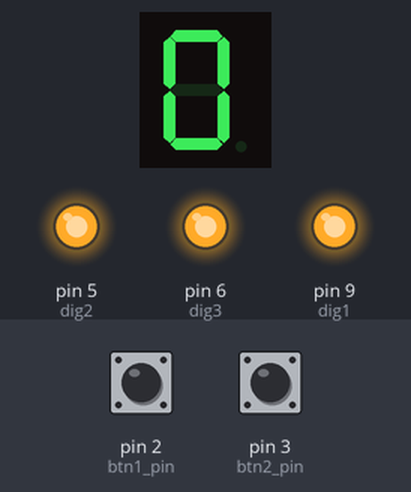
The sketch below on a simulated Arduino Uno, built with avr-gcc and run on an emulated ATmega328P. Parts: 1-digit seven-segment display, output pins drawn as LEDs (lit = HIGH). Wiring (inferred from the names in the program): 1-digit 7-segment display, segments lit when HIGH: segments pin 8, pin 7, A2, A4, A5, pin 4, A1, A3. The test bench sets the inputs (shaded band); at power-on: pin 2 (btn1_pin) LOW, pin 3 (btn2_pin) LOW. The segment pins are drawn as the display they are named for; pins used as bus, display or sensor lines are not drawn.

Above: at 1.8 s.
1.9 s: pin 2 (btn1_pin) pulled HIGH for 3.2 s
At 6.3 s:
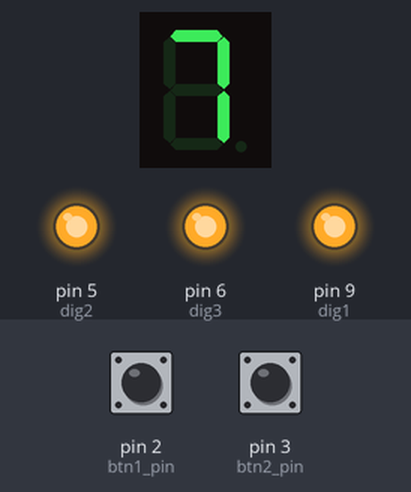
6.6 s: pin 2 (btn1_pin) pulled HIGH for 0.6 s
At 8.5 s:
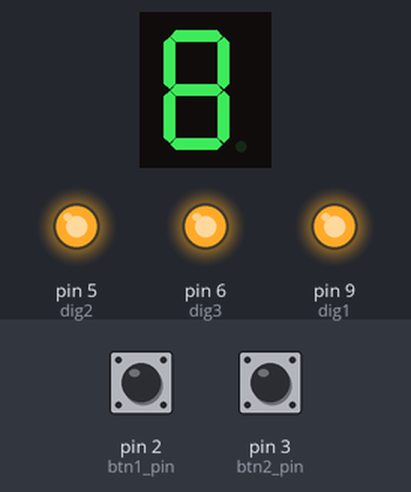
Timing chart, 0 to 10.0 s (numbered marks = the images above; inputs shaded):
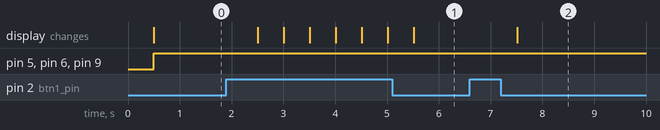

Measured:
- after the input at 1.9 s, the display: first changes after 0.61 s (image 1 shows a later state)
- after the input at 6.6 s, the display: changes after 0.92 s (image 2)

The sketch:

btnSegment.ino
```cpp
int a_pin = 8;    // segment의 a led
int b_pin = 7;    // segment의 b led
int c_pin = A2;   // segment의 c led
int d_pin = A4;   // segment의 d led
int e_pin = A5;   // segment의 e led
int f_pin = 4;    // segment의 f led
int g_pin = A1;   // segment의 g led
int dp_pin = A3;    // segment의 dp led

int dig1 = 9;   // 좌측 기준으로 첫번째 segment
int dig2 = 5;   // 좌측 기준으로 두번째 segment
int dig3 = 6;   // 좌측 기준으로 세번째 segment
int dig4 = A0;   // 좌측 기준으로 번째 segment

int btn1_pin = 2;
int btn2_pin = 3;

byte digits[10][7] = {
  {1,1,1,1,1,1,0},  // 0
  {0,1,1,0,0,0,0},  // 1
  {1,1,0,1,1,0,1},  // 2
  {1,1,1,1,0,0,1},  // 3
  {0,1,1,0,0,1,1},  // 4
  {1,0,1,1,0,1,1},  // 5
  {1,0,1,1,1,1,1},  // 6
  {1,1,1,0,0,0,0},  // 7
  {1,1,1,1,1,1,1},  // 8
  {1,1,1,1,0,1,1}   // 9
};

int digitPos[4] = {dig1, dig2, dig3, dig4};

volatile int bPlus = true;
int val = 0;
int val4 = 0;
int val3 = 0;
int val2 = 0;
int val1 = 0;

void setup() {
  // put your setup code here, to run once:

  attachInterrupt(0,btn1ISR,RISING);
  attachInterrupt(0,btn2_pin,RISING);
  pinMode(dig1, OUTPUT);
  pinMode(dig2, OUTPUT);
  pinMode(dig3, OUTPUT);
  pinMode(dig4, OUTPUT);

  pinMode(a_pin, OUTPUT);
  pinMode(b_pin, OUTPUT);
  pinMode(c_pin, OUTPUT);
  pinMode(d_pin, OUTPUT);
  pinMode(e_pin, OUTPUT);
  pinMode(f_pin, OUTPUT);
  pinMode(g_pin, OUTPUT);

  pinMode(dp_pin, OUTPUT);

  pinMode(btn1_pin, INPUT);
  pinMode(btn2_pin, INPUT);
}
int number = 0;
void loop() {
  if(digitalRead(btn1_pin) == HIGH) {
    ++number;
    if(number > 9) {
      number = 0;
    }
  }

  if(digitalRead(btn2_pin) == HIGH) {
    --number;
    if(number < 0) {
      number = 9;
    }
  }

  delay(500);

  clearAll();
  selectDigitPos(4);
  printNumber(number);
  delayMicroseconds(1000);


}

void selectDigitPos(int pos) {
  digitalWrite(dig1, HIGH);
  digitalWrite(dig2, HIGH);
  digitalWrite(dig3, HIGH);
  digitalWrite(dig4, HIGH);

  digitalWrite(digitPos[pos-1], LOW);
}

void printNumber(int number) {
  digitalWrite(a_pin, digits[number][0]);
  digitalWrite(b_pin, digits[number][1]);
  digitalWrite(c_pin, digits[number][2]);
  digitalWrite(d_pin, digits[number][3]);
  digitalWrite(e_pin, digits[number][4]);
  digitalWrite(f_pin, digits[number][5]);
  digitalWrite(g_pin, digits[number][6]);
}

void clearAll() {
  digitalWrite(a_pin, LOW);
  digitalWrite(b_pin, LOW);
  digitalWrite(c_pin, LOW);
  digitalWrite(d_pin, LOW);
  digitalWrite(e_pin, LOW);
  digitalWrite(f_pin, LOW);
  digitalWrite(g_pin, LOW);

  digitalWrite(dp_pin, LOW);
}

void printDP() {
  digitalWrite(dp_pin, HIGH);
}

void btn1ISR(){
  bPlus=true;
  Serial.print("bPlus : ");
  Serial.print(bPlus);
  }
```
